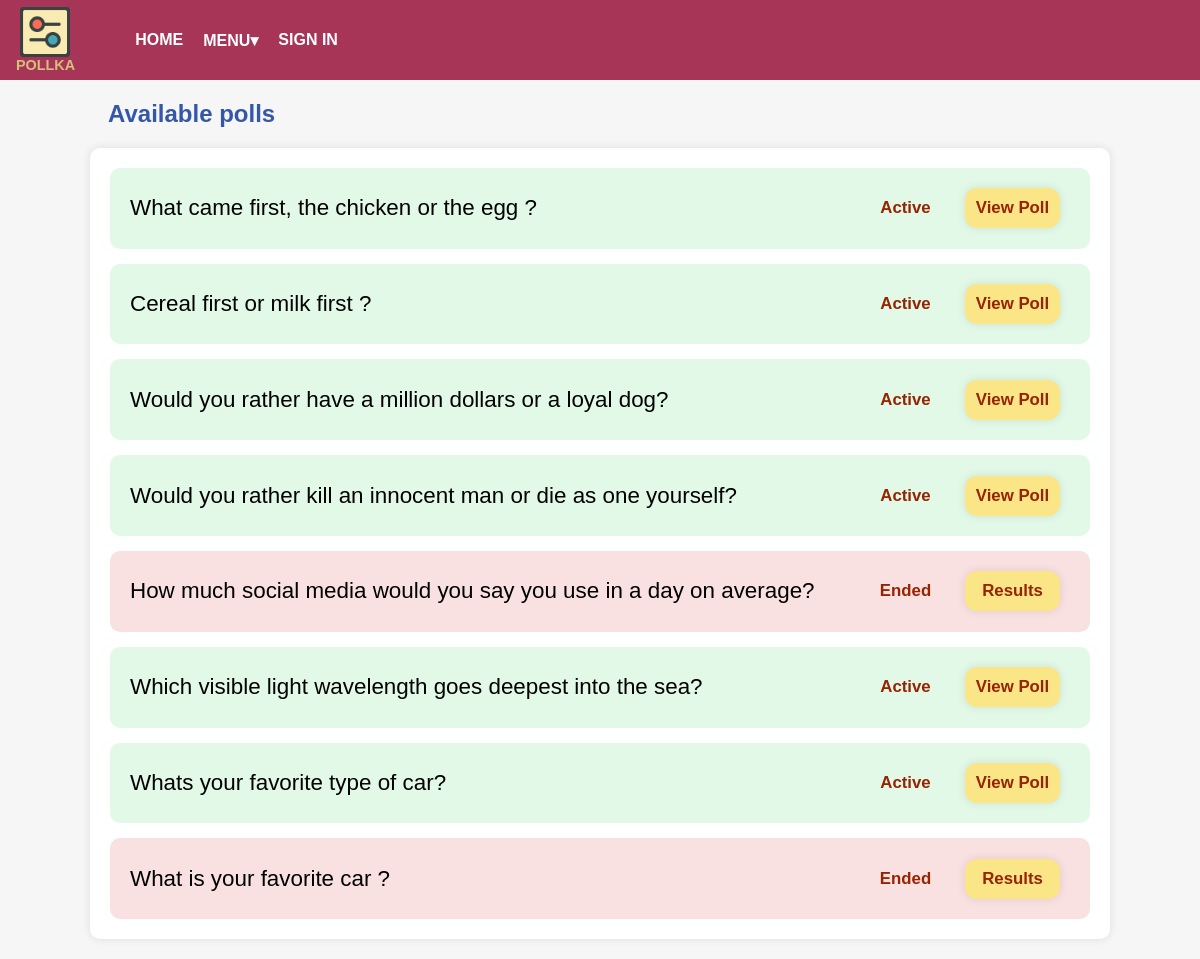
The page /allPolls.php on the database its author committed.
### tables this page shows
CREATE TABLE `questions` (
  `qid` int(11) NOT NULL,
  `uid` int(11) NOT NULL,
  `question` varchar(255) NOT NULL,
  `qstatus` varchar(15) NOT NULL,
  `reported` int(11) NOT NULL DEFAULT 0,
  `dueDate` datetime DEFAULT NULL
);

### allPolls.php (the view, shortened to what this page needs)
<!DOCTYPE html>
<html lang="en">
<head>
    <link rel='stylesheet' href="styles/poll-styles.css">
    <link rel='stylesheet' href="styles/globalStyles.css">
</head>
<body class="preload">
    <?php require('header.php');
    ?>
    <h2 class="available">Available polls</h2>
    <div class="container">
        <?php
        try {
            require('connection.php');
            $date = date("Y-m-d H:i:s");
            $db->exec("UPDATE questions SET qstatus='Ended' where qstatus='Active' and dueDate IS NOT NULL and dueDate<'$date'");
            if (isset($_SESSION['utype']) && $_SESSION['utype'] == "admin") {
                $sql = "SELECT * FROM questions";
            } else {
                $sql = "SELECT * FROM questions where qstatus='Active' or qstatus='Ended'";
            }
            $result = $db->query($sql);
            if ($result->rowCount() > 0) {
                while ($row = $result->fetch()) {
                    if ($row['qstatus'] == "Active") {
                        echo "<div class='poll'>";
                    } elseif ($row['qstatus'] == "Ended") {
                        echo "<div class='poll ended'>";
                    } else {
                        echo "<div class='poll deactivated'>";
                    }
                    echo "<p class='question'>{$row['question']}</p>";
                    echo "<div class='button-container'>";
                    if (($row['qstatus'] == "Active")) {
                        echo "<div class='button status'>Active</div>";
                        echo "<a class='button' href='Poll.php?pid={$row['qid']}'>View Poll</a>";
                    } elseif (($row['qstatus'] == "Ended")) {
                        echo "<div class='button status'>Ended</div>";
                        echo "<a class='button' href='Poll.php?pid={$row['qid']}'>Results</a>";
                    } else {
                        echo "<div class='button status'>Deactivated</div>";
                        echo "<a class='button' href='Poll.php?pid={$row['qid']}'>View Poll</a>";
                    }
                    echo "</div></div>";
                }
            } else {
                echo "<h2 class='no-polls'>No available polls!</h2>";
                echo "<h2 class='no-polls'>Try creating a new poll :)</h2>";
            }
        } catch (PDOException $E) {
            die($E->getMessage());
        }
        ?>
</body>
</html>

### header.php (shortened to what this page needs)
<head>
    <link rel="stylesheet" href="styles/header.css">
</head>
<header>
    <a class="logo" href="index.php"><img src="img/equaliser.png" alt="LOGO">
        <h1>POLLKA</h1>
    </a>
    <nav>
        <a href="index.php">HOME</a>
        <div class="navbuttons">
            <a href="#">MENU&#9662</a>
        </div>
        <?php
        if (!isset($_SESSION['uid'])) {
            echo "<a href='login.php'>SIGN IN</a>";
        } else {
                echo "<a href='index.php?logout=true'>SIGN OUT</a>";
        }
        ?>
    </nav>
</header>

### styles/poll-styles.css (style rules this page uses)
* { box-sizing: border-box; }
body { background: #f4f4f4cc; background-repeat: no-repeat; background-size: cover; min-width: 500px; min-height: 580px; margin: 0; padding: 0; font-family: 'Helvetica', sans-serif ; }
a { text-decoration: none; }
.available , .admin { color:#3557a7; margin-left: 9%; }
h1 { color: #006caa; }
.container { width: 85% ; margin: 20px auto; background-color: #fff; padding: 20px; box-shadow: 0 0 10px rgba(0, 0, 0, 0.1); border-radius: 10px; }
.poll { display: flex; justify-content: space-between; align-items: center; font-size: 1.3rem; font-weight: 500; background-color: #d9f8e0c9; border-radius: 10px; margin-bottom: 15px; padding: 5px 30px 5px 20px; }
.poll:last-child { margin-bottom: 0px; }
.poll .question { font-size: 1.4rem; }
.button-container { display: flex; }
.button-container .button, .opt_btn { display: inline-block; text-align: center; min-width: 95px; background-color:#fae587; box-shadow: 0 0 10px rgba(0, 0, 0, 0.1); color:#972300; padding: 10px; margin-left: 12px; border-radius: 12px; font-size: 1.05rem; font-weight: 600; transition-duration: 0.5s; }
.button-container .status { box-shadow: 0 0 0 ; background-color:rgba(0, 0, 0, 0); }
.ended { background-color:#f8d9d9c9 ; }

### styles/header.css (style rules this page uses)
* { box-sizing: border-box; }
header { background-color: #a73557; height: 80px; display: flex; align-items: center; padding: 0 20px; justify-content: flex-start; position:sticky; top: 0; }
.logo { margin-right: 50px; }
.logo img { height: 50px; width: 50px; }
.logo h1 { font-size:0.9rem; color:#d6be7b; margin: -4px 0 0 -4px; }
a { text-decoration: none; }
nav { display: flex; align-items: center; align-content: space-between; font-weight: 600; }
nav a { padding: 10px; color: rgb(255, 255, 255); border-radius: 10px; transition: 0.5s ease; }
nav .navbuttons { position: relative; padding-top: 1px; width: min-content; text-wrap: nowrap; }

### rows shown on the page
questions: question "What came first, the chicken or the egg ?"
questions: question "Cereal first or milk first ?"
questions: question "Would you rather have a million dollars or a loyal dog?"
questions: question "Would you rather kill an innocent man or die as one yourself?"
questions: question "How much social media would you say you use in a day on average?"
questions: question "Which visible light wavelength goes deepest into the sea?"
questions: question "Whats your favorite type of car?"
questions: question "What is your favorite car ?"
